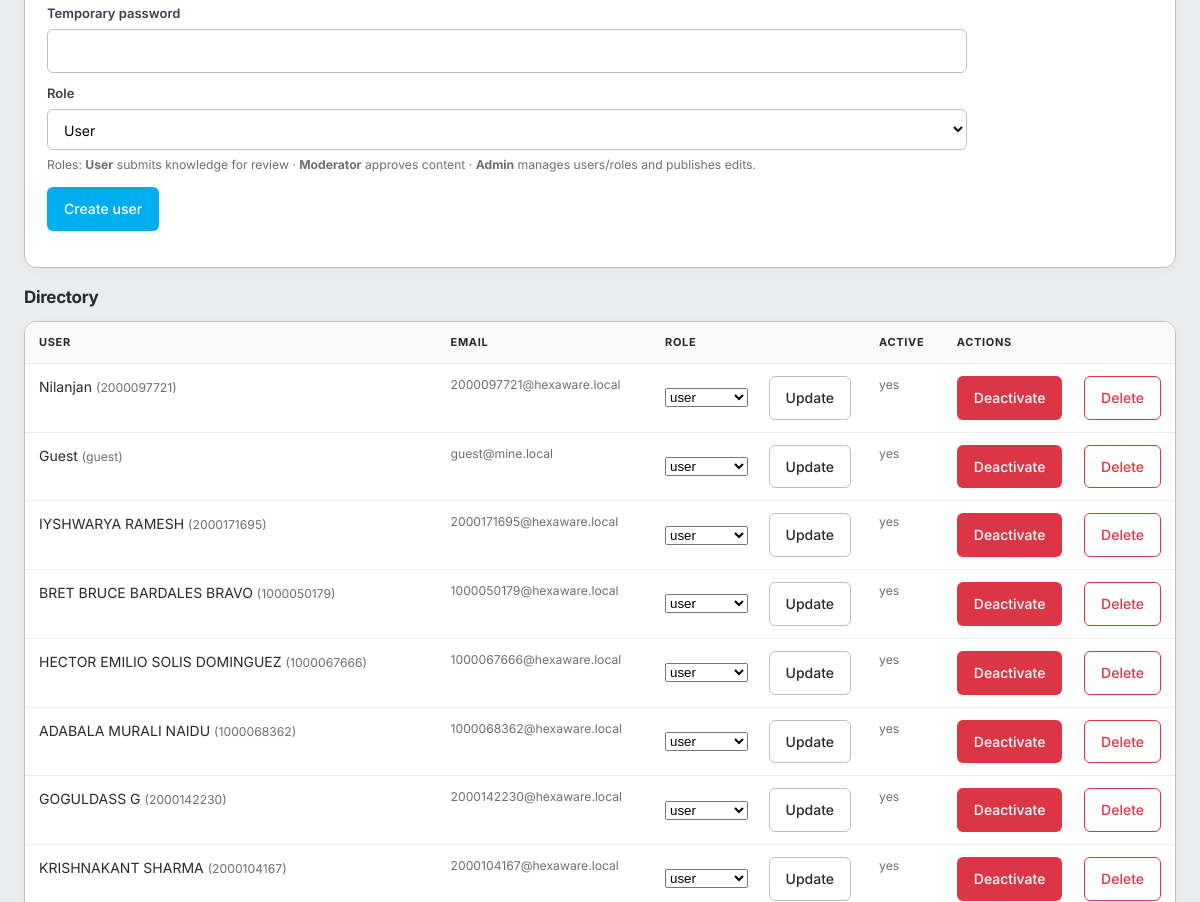
/admin/users (signed in, middle part), run on an earlier commit of the app's database.
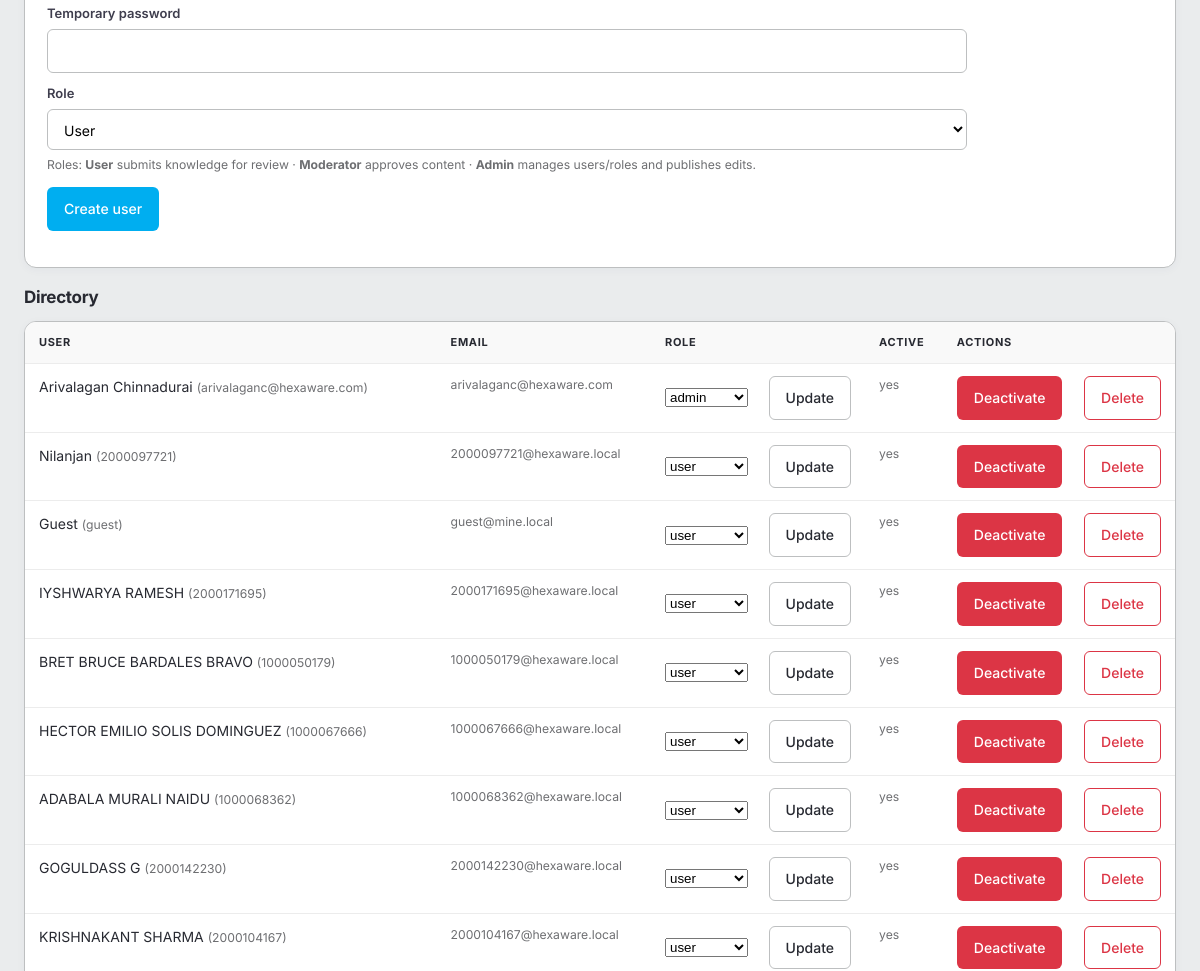
And on a later commit of the database.
### tables this page shows
CREATE TABLE "users" (
          id INTEGER PRIMARY KEY AUTOINCREMENT,
          username TEXT UNIQUE NOT NULL,
          email TEXT UNIQUE NOT NULL,
          password_hash TEXT NOT NULL,
          display_name TEXT NOT NULL,
          role TEXT CHECK(role IN ('admin','moderator','user','guest')) DEFAULT 'user',
          is_active INTEGER DEFAULT 1,
          created_at DATETIME DEFAULT CURRENT_TIMESTAMP
        );

### mine/admin.py (the view)
@bp.route("/users")
@login_required
@roles_required("admin")
def users():
    db = get_db()
    rows = db.execute(
        "SELECT * FROM users ORDER BY created_at DESC LIMIT 500"
    ).fetchall()
    create_form = UserCreateForm()
    update_form = UserUpdateForm()
    roster_preview = load_team_roster()
    return render_template(
        "admin/users.html",
        rows=rows,
        create_form=create_form,
        update_form=update_form,
        roster_preview=roster_preview,
    )

### mine/admin.py
class UserCreateForm(FlaskForm):
    username = StringField("Username", validators=[DataRequired(), Length(max=120)])
    email = StringField("Email", validators=[DataRequired(), Email(), Length(max=200)])
    display_name = StringField("Display name", validators=[DataRequired(), Length(max=200)])
    password = PasswordField("Temporary password", validators=[DataRequired(), Length(min=8, max=128)])
    role = SelectField(
        "Role",
        choices=[("user", "User"), ("moderator", "Moderator"), ("admin", "Admin")],
        validators=[DataRequired()],
    )

class UserUpdateForm(FlaskForm):
    user_id = StringField("User ID", validators=[DataRequired()])
    role = SelectField(
        "Role",
        choices=[("user", "User"), ("moderator", "Moderator"), ("admin", "Admin")],
        validators=[DataRequired()],
    )

### mine/auth_utils.py (called while the page is built)
def load_current_user():
    if "_mine_user" in g:
        return g._mine_user
    uid = session.get("user_id")
    if not uid:
        g._mine_user = None
        return None
    row = get_db().execute(
        "SELECT * FROM users WHERE id = ? AND is_active = 1",
        (uid,),
    ).fetchone()
    g._mine_user = row
    return row

def login_required(f):
    @wraps(f)
    def wrapped(*args, **kwargs):
        if not load_current_user():
            return redirect(url_for("auth.login", next=login_next_url()))
        return f(*args, **kwargs)
    return wrapped

def roles_required(*roles):
    def deco(f):
        @wraps(f)
        def wrapped(*args, **kwargs):
            user = load_current_user()
            if not user:
                return redirect(url_for("auth.login", next=login_next_url()))
            if user["role"] not in roles:
                abort(403)
            return f(*args, **kwargs)
        return wrapped
    return deco

### mine/db.py (called while the page is built)
def get_db():
    if "db" not in g:
        g.db = sqlite3.connect(
            current_app.config["DATABASE"],
            detect_types=sqlite3.PARSE_DECLTYPES,
        )
        g.db.row_factory = sqlite3.Row
        g.db.execute("PRAGMA foreign_keys = ON")
    return g.db

### mine/guest.py (called while the page is built)
def is_guest_user(user) -> bool:
    if not user:
        return False
    return (user["role"] or "").strip().lower() == "guest"

### mine/services.py (called while the page is built)
def get_user_notifications(user_id: int, *, limit: int = 6):
    db = get_db()
    return db.execute(_visible_notifications_sql(), (user_id, user_id, limit)).fetchall()

### templates/admin/users.html (shortened to what this page needs)
{% extends "base.html" %}
{% block content %}
<div class="portal-page">
  {% set roster_count = roster_preview|length if roster_preview is defined else 0 %}
  <div class="portal-card">
    <form method="post" action="{{ url_for('admin.users_create') }}" class="form">
      <label for="password">Temporary password</label>
      {{ create_form.password() }}
      <label for="role">Role</label>
      {{ create_form.role() }}
      <p class="meta" style="margin: 6px 0 12px;">Roles: <strong>User</strong> submits knowledge for review · <strong>Moderator</strong> approves content · <strong>Admin</strong> manages users/roles and publishes edits.</p>
      <div class="toolbar portal-form-actions">
        <button class="btn btn-primary" type="submit">Create user</button>
      </div>
    </form>
  </div>
  <h2 class="portal-section-title">Directory</h2>
  <div class="portal-table-wrap">
    <table class="portal-table">
      <thead>
        <tr>
          <th scope="col">User</th>
          <th scope="col">Email</th>
          <th scope="col">Role</th>
          <th scope="col">Active</th>
          <th scope="col">Actions</th>
        </tr>
      </thead>
      <tbody>
        {% for u in rows %}
          <tr>
            <td>{{ u.display_name }} <span class="meta">({{ u.username }})</span></td>
            <td class="meta">{{ u.email }}</td>
            <td>
              <form method="post" action="{{ url_for('admin.users_update') }}" class="toolbar portal-inline-form">
                <select name="role" aria-label="Role for {{ u.username }}">
                  <option value="user" {% if u.role=='user' %}selected{% endif %}>user</option>
                  <option value="admin" {% if u.role=='admin' %}selected{% endif %}>admin</option>
                </select>
                <button class="btn btn-secondary" type="submit">Update</button>
              </form>
            </td>
            <td class="meta">{% if u.is_active %}yes{% else %}no{% endif %}</td>
            <td>
              <div class="toolbar portal-inline-form">
                {% if u.id != current_user.id %}
                  {% if u.is_active %}
                    <form method="post" action="{{ url_for('admin.users_deactivate') }}" onsubmit="return confirm('Deactivate this user? They will no longer be able to sign in.');">
                      <button class="btn btn-danger" type="submit">Deactivate</button>
                    </form>
                  {% endif %}
                  <form method="post" action="{{ url_for('admin.users_delete') }}" onsubmit="return confirm('Permanently delete this user? This cannot be undone. All catalogue content they authored will be reassigned to your account.');">
                    <button class="btn btn-secondary btn-danger-outline" type="submit">Delete</button>
                  </form>
                {% else %}
                  <span class="meta">This is you</span>
                {% endif %}
              </div>
            </td>
          </tr>
        {% endfor %}
      </tbody>
    </table>
  </div>
</div>
{% endblock %}

### templates/base.html (shortened to what this page needs)
<!doctype html>
<html lang="en">
  <head>
    <link rel="stylesheet" href="{{ url_for('static', filename='css/fonts.css') }}" />
    <link rel="stylesheet" href="{{ url_for('static', filename='css/main.css') }}?v=portal-nav-15" />
    <link rel="stylesheet" href="{{ url_for('static', filename='css/content-cards.css') }}" />
    {% if current_user and (request.endpoint or '') not in ('main.landing', 'main.welcome') %}
    <link rel="stylesheet" href="{{ url_for('static', filename='css/portal-list.css') }}" />
    {% endif %}
    {% if (request.endpoint or '') not in ('main.landing', 'main.welcome') %}
    <link rel="stylesheet" href="{{ url_for('static', filename='vendor/aos/aos.css') }}" />
    {% endif %}
  </head>
  {% set _ep = request.endpoint or '' %}
  {% set _is_landing = _ep in ('main.landing', 'main.welcome') %}
  {% set _is_auth_page = request.blueprint == 'auth' %}
  {% if request.blueprint == 'admin' %}
    {% set motion_profile = 'admin-ultra' %}
  {% elif _ep == 'main.dashboard' %}
    {% set motion_profile = 'dashboard-balanced' %}
  {% elif _ep in ('main.knowledge', 'content.content_list', 'main.my_submissions', 'search.search') %}
    {% set motion_profile = 'portal-soft' %}
  {% elif _ep == 'main.journey' %}
    {% set motion_profile = 'journey-soft' %}
  {% elif request.blueprint == 'reference' %}
    {% set motion_profile = 'reference-medium' %}
  {% elif current_user and not _is_landing %}
    {% set motion_profile = 'portal-soft' %}
  {% else %}
    {% set motion_profile = 'public-cinematic' %}
  {% endif %}
  <body
    class="{% if _is_landing %}layout-landing{% elif current_user %}layout-portal{% elif request.blueprint == 'reference' %}layout-reference{% else %}layout-public{% endif %}{% if request.endpoint == 'reference.fmi_kyc' %} has-journey-motion{% endif %}"
    data-motion-profile="{{ motion_profile }}"
  >
    <div class="ambient-backdrop" aria-hidden="true">
    </div>
    {% set ep = request.endpoint %}
    {% set bp = request.blueprint %}
    {% set nav_programs_active = bp == 'projects' or ep in ('reference.fmi_kyc', 'main.onboarding', 'main.innovation', 'main.training', 'main.hall_of_fame') %}
    {% set nav_knowledge_active = ep == 'main.knowledge' %}
    {% set nav_content_active = bp == 'content' %}
    <main id="main" class="main" tabindex="-1">
      {% block content %}{% endblock %}
    </main>
    {% include "includes/chatbot.html" %}
  </body>
</html>

### templates/includes/chatbot.html (shortened to what this page needs)
{% if current_user and config.get('CHATBOT_ENABLED', True) and not _is_auth_page and (request.endpoint or '') != 'main.landing' %}
<link rel="stylesheet" href="{{ url_for('static', filename='css/chatbot.css') }}?v=25" />
{% endif %}

### static/css/main.css (style rules this page uses)
*, *::before, *::after { box-sizing: border-box; }
html, body { margin: 0; padding: 0; font-family: "Inter", system-ui, -apple-system, Segoe UI, Roboto, Arial, sans-serif; font-size: var(--text-base); font-weight: 400; line-height: var(--leading-body); color: var(--hex-grey-900); background: var(--ambient-base); -webkit-font-smoothing: antialiased; -moz-osx-font-smoothing: grayscale; }
@media (prefers-reduced-motion: no-preference) { html { scroll-behavior: smooth; } }
h2 { font-size: var(--text-2xl); font-weight: 600; line-height: var(--leading-snug); letter-spacing: var(--letter-tight); margin: 0 0 var(--space-3); color: var(--hex-grey-900); }
.btn { display: inline-flex; align-items: center; justify-content: center; gap: var(--space-2); min-height: 40px; height: auto; padding: 10px var(--space-4); border-radius: var(--border-radius); border: 1px solid transparent; font: inherit; font-weight: 500; cursor: pointer; text-decoration: none; }
.btn-primary { background: var(--hex-blue); color: var(--hex-white); }
.btn-secondary { background: var(--hex-white); color: var(--hex-grey-900); border-color: var(--hex-grey-200); }
.btn-danger { background: var(--color-danger); color: var(--hex-white); }
.main { margin-top: var(--portal-header-offset); margin-left: var(--sidebar-width); padding: clamp(var(--space-6), 2.5vw, var(--space-8)) clamp(var(--space-4), 3vw, var(--space-8)) clamp(var(--space-10), 4vw, var(--space-12)); min-height: calc(100vh - var(--portal-header-offset)); max-width: var(--content-max); background: rgba(249, 251, 252, 0.94); backdrop-filter: blur(16px); -webkit-backdrop-filter: blur(16px); border-radius: 0 var(--radius-lg) 0 0; box-shadow: 0 0 0 1px rgba(255, 255, 255, 0.06), inset 0 1px 0 rgba(255, 255, 255, 0.35), var(--shadow-xs); }
@media (min-width: 1025px) { .layout-portal .main { margin-left: 0; margin-right: 0; max-width: none; width: 100%; border-radius: 0; padding-left: max(var(--space-6), env(safe-area-inset-left)); padding-right: max(var(--space-6), env(safe-area-inset-right)); } }
.meta { font-size: var(--text-sm); color: var(--hex-grey-500); }
.form label { display: block; font-size: 13px; font-weight: 600; color: var(--hex-grey-800); margin: 10px 0 6px; }
.form input[type="text"], .form input[type="password"], .form input[type="email"], .form input[type="search"], .form input[type="file"], .form select, .form textarea { width: 100%; max-width: 920px; border: 1px solid var(--hex-grey-200); border-radius: var(--border-radius); padding: 10px 12px; font: inherit; background: var(--hex-white); transition: border-color var(--transition-fast), box-shadow var(--transition-fast); }
.toolbar { display: flex; flex-wrap: wrap; gap: 10px; align-items: center; justify-content: space-between; margin-bottom: 14px; }

### static/css/portal-list.css (style rules this page uses)
.portal-page { --portal-accent: var(--hex-blue); max-width: var(--content-max); margin: 0 auto; }
.portal-card { margin-bottom: 18px; padding: clamp(16px, 2.5vw, 22px); border-radius: var(--radius-lg); border: 1px solid var(--hex-grey-200); background: var(--hex-white); box-shadow: 0 2px 10px rgba(16, 63, 90, 0.04); }
.portal-section-title { margin: 0 0 12px; font-size: 17px; font-weight: 700; color: var(--hex-grey-900); }
.portal-table-wrap { overflow-x: auto; border-radius: var(--radius-lg); border: 1px solid var(--hex-grey-200); background: var(--hex-white); box-shadow: 0 2px 10px rgba(16, 63, 90, 0.04); }
.portal-table { width: 100%; border-collapse: collapse; font-size: 14px; }
.portal-table th, .portal-table td { padding: 12px 14px; text-align: left; vertical-align: top; border-bottom: 1px solid var(--hex-grey-100); }
.portal-table th { font-size: 11px; font-weight: 700; letter-spacing: 0.06em; text-transform: uppercase; color: var(--hex-grey-600); background: var(--hex-grey-50); }
.portal-form-actions { margin-top: 10px; }
.portal-inline-form { margin: 0; gap: 8px; flex-wrap: wrap; }
.btn-danger-outline { border-color: var(--color-danger); color: var(--color-danger); }

### static/css/ambient.css (style rules this page uses)
html { background: var(--ambient-base); }
.ambient-backdrop { position: fixed; inset: 0; z-index: -1; overflow: hidden; pointer-events: none; }

### static/css/enterprise-navbar.css (style rules this page uses)
:root { --enterprise-nav-gap: clamp(14px, 2vw, 22px); --enterprise-nav-fs: 0.8125rem; --enterprise-nav-fw: 500; --enterprise-nav-tracking: -0.019em; --mine-topbar-bg: var(--hex-blue-dark); --z-nav-backdrop: 110; --z-sidebar-drawer: 115; --z-nav-burger: 125; }
@media (min-width: 1025px) { body.layout-portal { --portal-header-offset: calc(var(--nav-height) + 24px); } }

What changed in the data, as far as the page shows it:
added users: display_name "Arivalagan Chinnadurai", username "arivalaganc@hexaware.com", email "arivalaganc@hexaware.com", role "admin", is_active "yes"
